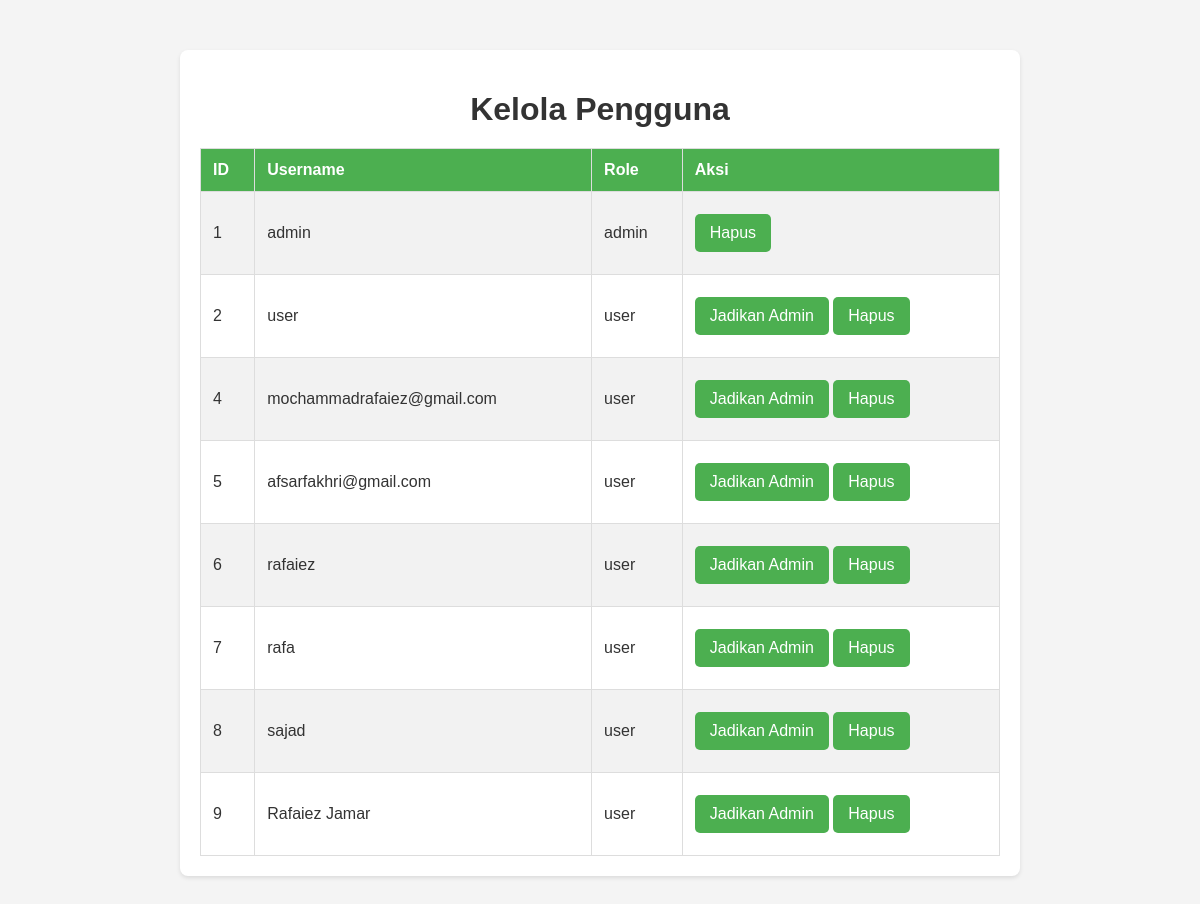
/pengaduan/admin.php (signed in), run on the app's committed database.
### tables this page shows
CREATE TABLE `users` (
  `id` int(11) NOT NULL,
  `username` varchar(50) NOT NULL,
  `password` varchar(255) NOT NULL,
  `role` enum('user','admin') DEFAULT 'user',
  `created_at` timestamp NOT NULL DEFAULT current_timestamp()
);

### pengaduan/admin.php (the view, shortened to what this page needs)
<?php
include 'config.php';
$users = $conn->query("SELECT * FROM users");
?>
<!DOCTYPE html>
<html lang="en">
<head>
    <link rel="stylesheet" href="style.css">
</head>
<body>
    <div class="container">
        <h1>Kelola Pengguna</h1>
        <table>
            <tr>
                <th>ID</th>
                <th>Username</th>
                <th>Role</th>
                <th>Aksi</th>
            </tr>
            <?php while ($user = $users->fetch_assoc()): ?>
            <tr>
                <td><?= $user['id'] ?></td>
                <td><?= $user['username'] ?></td>
                <td><?= $user['role'] ?></td>
                <td>
                    <?php if ($user['role'] !== 'admin'): ?>
                        <a href="admin.php?action=make_admin&id=<?= $user['id'] ?>">Jadikan Admin</a>
                    <?php endif; ?>
                    <a href="admin.php?action=delete&id=<?= $user['id'] ?>" onclick="return confirm('Yakin ingin menghapus?')">Hapus</a>
                </td>
            </tr>
            <?php endwhile; ?>
        </table>
    </div>
</body>
</html>

### pengaduan/style.css (style rules this page uses)
body { font-family: Arial, sans-serif; margin: 0; padding: 0; background-color: #f7f8fc; color: #333; }
.container { width: 80%; margin: 20px auto; background: #fff; padding: 20px; border-radius: 8px; box-shadow: 0 4px 6px rgba(0, 0, 0, 0.1); }
h1 { text-align: center; color: #4CAF50; margin-bottom: 20px; }
a { text-decoration: none; color: #fff; background-color: #4CAF50; padding: 10px 15px; border-radius: 5px; margin: 10px 0; display: inline-block; }
table { width: 100%; border-collapse: collapse; margin-top: 20px; }
table th, table td { padding: 12px; border: 1px solid #ddd; text-align: left; }
table th { background-color: #4CAF50; color: white; }
table tr:nth-child(even) { background-color: #f2f2f2; }
body { font-family: Arial, sans-serif; background-color: #f4f4f4; margin: 0; padding: 0; }
.container { max-width: 800px; margin: 50px auto; padding: 20px; background: #ffffff; border-radius: 8px; box-shadow: 0 2px 4px rgba(0, 0, 0, 0.1); }
h1 { text-align: center; color: #333; }
a { color: #ffffff; text-decoration: none; }
body { font-family: 'Arial', sans-serif; margin: 0; padding: 0; background-color: #f4f4f4; color: #333; }

### data on the page
users: id "1", username "admin", role "admin"
users: id "2", username "user", role "user"
users: id "4", username "mochammadrafaiez@gmail.com", role "user"
users: id "5", username "afsarfakhri@gmail.com", role "user"
users: id "6", username "rafaiez", role "user"
users: id "7", username "rafa", role "user"
users: id "8", username "sajad", role "user"
users: id "9", username "Rafaiez Jamar", role "user"
